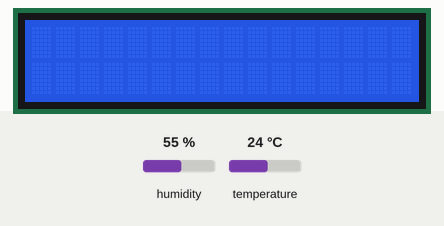
Simulated run of this sketch. Board: Arduino Uno, built with avr-gcc and run on an emulated ATmega328P. Parts: 16×2 character LCD. Inputs (shaded band) come from the test bench; at power-on: humidity 55 %, temperature 24 °C. What the sketch prints to the serial monitor is not drawn.

Above: at 1.2 s.
1.3 s: humidity set to 22 %
At 12.4 s:
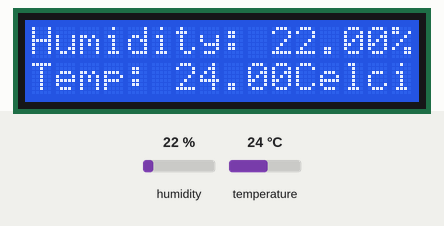
13.6 s: temperature set to 12 °C
At 27.0 s:
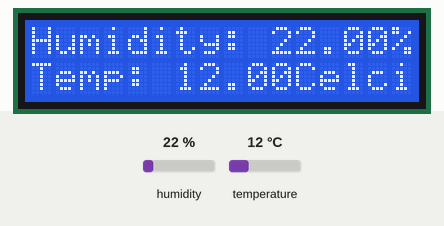
27.6 s: humidity set to 40 %
At 41.3 s:
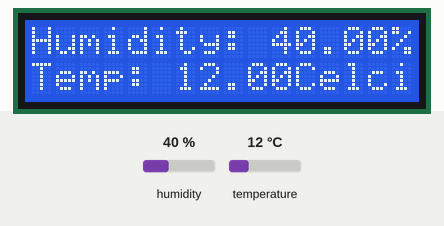
41.6 s: temperature set to 19 °C
At 54.9 s:
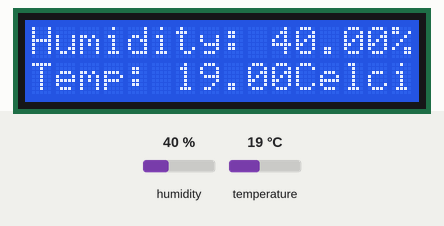
Timing chart, 0 to 56.4 s (numbered marks = the images above; inputs shaded):
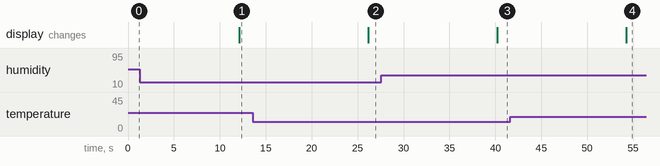

Measured:
- after the input at 1.3 s, the display: changes after 10.8 s (image 1)
- after the input at 13.6 s, the display: changes after 12.5 s (image 2)
- after the input at 27.6 s, the display: changes after 12.6 s (image 3)
- after the input at 41.6 s, the display: changes after 12.6 s (image 4)

The sketch:

nano_dht22_i2c.ino
```cpp
#include <DHT.h>;
#include <Wire.h> ;
#include <LiquidCrystal_I2C.h>;

//Constants
#define DHTPIN A1     // what pin we're connected to
#define DHTTYPE DHT22   // DHT 22  (AM2302)
DHT dht(DHTPIN, DHTTYPE); //// Initialize DHT sensor for normal 16mhz Arduino
LiquidCrystal_I2C lcd(0x27,16,2);

//Variables
int chk;
float hum;  //Stores humidity value
float temp; //Stores temperature value

void setup()
{
  Serial.begin(9600);
  dht.begin();
  lcd.init();
  lcd.backlight();
  lcd.setBacklight(HIGH);
}

void loop()
{
    delay(2000);
    //Read data and store it to variables hum and temp
    hum = dht.readHumidity();
    temp= dht.readTemperature();
    //Print temp and humidity values to serial monitor
    Serial.print("Humidity: ");
    Serial.print(hum);
    Serial.print(" %, Temp: ");
    Serial.print(temp);
    Serial.println(" Celsius");
    delay(10000); //Delay 2 sec.
    //Print temp and humidity value to LCD
    lcd.setCursor(0,0);
    lcd.print("Humidity: ");
    lcd.print(hum);
    lcd.print("%");
    lcd.setCursor(0,1);
    lcd.print("Temp: ");
    lcd.print(temp);
    lcd.println("Celcius");
    delay(2000);
}
```
